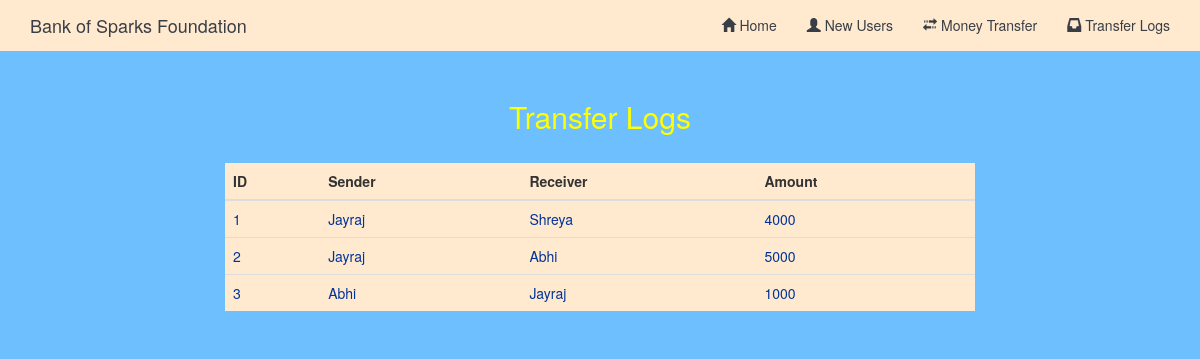
The page /history.php on the database its author committed.
### tables this page shows
CREATE TABLE `transfer` (
  `sid` int(255) NOT NULL,
  `sender` varchar(255) NOT NULL,
  `receiver` varchar(255) NOT NULL,
  `amount` int(255) NOT NULL
);

### history.php (the view, shortened to what this page needs)
<?php
include 'includes/common.php';
$select="SELECT * FROM transfer";
$select_query=mysqli_query($con,$select);
?>
<!DOCTYPE html>
<html lang="en">
<head>
    <link rel="stylesheet" href="https://maxcdn.bootstrapcdn.com/bootstrap/3.3.7/css/bootstrap.min.css" >
    <link rel="stylesheet" href="css/style.css">
</head>
<body style="background-color: #6ebffd;">
<?php
include 'includes/header.php';
?>
<div class="container">
<div class="row">
<h2 class="text-center" style="margin-top: 100px; color: #ffff00;">Transfer Logs</h2>
<br>
<div class="col-md-offset-2 col-md-8">
<table class="table" style="background-color: #ffeacf;">
<thead>
<tr>
<th>ID</th>
<th>Sender</th>
<th>Receiver</th>
<th>Amount</th>
</tr>
</thead>
<tbody>
<?php
while($row=mysqli_fetch_assoc($select_query)){
?>
<tr style="color: #003399">
<td ><?php echo $row['sid'] ?></td>
<td ><?php echo $row['sender']?></td>
<td ><?php echo $row['receiver']?></td>
<td ><?php echo $row['amount']?></td>
</tr>
<?php
}
?>
</tbody>
</table>
</div>
</div>
</div>
</body>
</html>

### rows shown on the page
transfer: sid "1", sender "Jayraj", receiver "Shreya", amount "4000"
transfer: sid "2", sender "Jayraj", receiver "Abhi", amount "5000"
transfer: sid "3", sender "Abhi", receiver "Jayraj", amount "1000"
